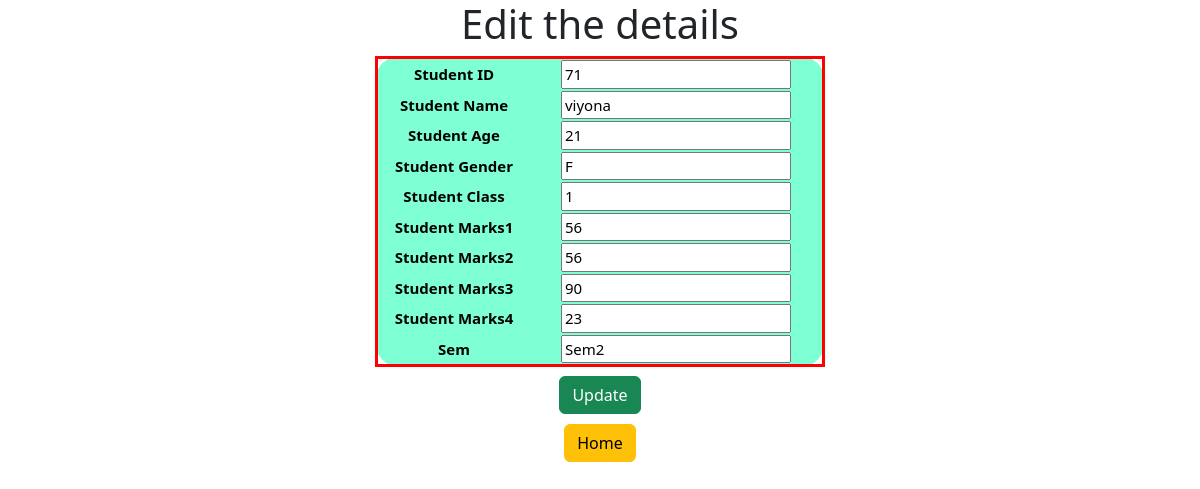
/edit/71/, run on the app's committed database.
### results/models.py (models this page shows)
class student(models.Model):
    name=models.CharField(max_length=20)
    age=models.IntegerField()
    gender=models.CharField(max_length=1)
    standard=models.IntegerField()
    marks1=models.IntegerField()
    instrument = models.CharField(choices=(
            ('g', "Guitar"),
            ('b', "Bass"),
            ('d', "Drums"),
        ),
        max_length=1,null=True
    )
    marks2=models.IntegerField()
    marks3=models.IntegerField()
    marks4=models.IntegerField()
    sem=models.CharField(null=True, max_length=5)

### results/views.py (the view, shortened to what this page needs)
# urls.py: path('edit/<int:id>/',views.edit,name='edit'),
def edit(request,id):
    try:
        data=student.objects.get(id=id)
        return render(request,'edit.html',{'b':data,})
    except Exception as e:
      print(e)
      return HttpResponse(e)

### templates/edit.html (shortened to what this page needs)
{% load static %}
<!DOCTYPE html>
<html lang="en">
<head>
    <link href="https://cdn.jsdelivr.net/npm/bootstrap@5.3.0-alpha1/dist/css/bootstrap.min.css" rel="stylesheet">
    <link rel="stylesheet" href="{% static 'design.css' %}">
</head>
<body>
    <form method="POST">
        <center>
            <h1>Edit the details </h1>
            <table border="0" cellspacing="0" class="button1">
                <tr>
                    <td>Student ID</td>
                    <td><input type="text" name="id" value="{{b.id}}"></td>
                 </tr>
                <tr>
                    <td>Student Name</td>
                    <td><input type="text" name="name" value="{{b.name}}"></td>
                </tr>
                <tr>
                    <td>Student Age</td>
                    <td><input type="text" name="age" value="{{b.age}}"></td>
                </tr>
                <tr>
                    <td>Student Gender</td>
                    <td><input type="text" name="gender" value="{{b.gender}}"></td>
                </tr>
                <tr>
                    <td>Student Class</td>
                    <td><input type="text" name="standard" value="{{b.standard}}"></td>
                </tr>
                <tr>
                    <td>Student Marks1</td>
                    <td><input type="text" name="marks1" value="{{b.marks1}}"></td>
                </tr>
                <tr>
                    <td>Student Marks2</td>
                    <td><input type="text" name="marks2" value="{{b.marks2}}"></td>
                </tr>
                <tr>
                    <td>Student Marks3</td>
                    <td><input type="text" name="marks3" value="{{b.marks3}}"></td>
                </tr>
                <tr>
                    <td>Student Marks4</td>
                    <td><input type="text" name="marks4" value="{{b.marks4}}"></td>
                </tr>
                <tr>
                    <td>Sem</td>
                    <td><input type="text"  name="sem" value="{{b.sem}}"></td>
                    </tr>
            </table>
            <h1 ><input type="submit" value="Update" name="edit" class="btn btn-success"></h1>
            <h3 ><a href="{% url 'database' %}" class="btn btn-warning">Home</a></h3>
        </center>
    </form>
</body>
</html>

### static/design.css (style rules this page uses)
body { align-items: center; }
.button1 { border:3px solid red; height: 30px; width: 450px; text-align: center; font-size: 15px; font-weight: bold; padding: 20px ; border-radius: 25px; background-color: aquamarine; color: black; }

### data on the page
student: id "71", name "viyona", age "21", gender "F", standard "1", marks1 "56", marks2 "56", marks3 "90", marks4 "23", sem "Sem2"
